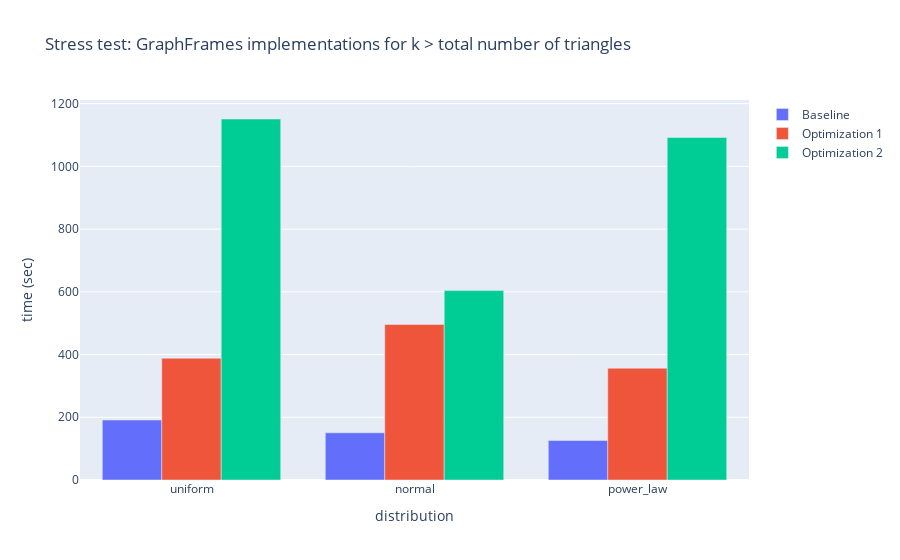

The code cell stored with this chart in its notebook:
### Code cell
# Compare baseline implementations for k> total triangles
# for Normal distribution

fig = go.Figure()


## Add Bars

# 1. graphframe_bs
fig.add_trace(go.Bar(
    x = experiments_k_large_df.loc[experiments_k_large_df["algorithm"]=="graphframe_bs", "distribution"].values,
    y = experiments_k_large_df.loc[experiments_k_large_df["algorithm"]=="graphframe_bs", "time (sec)"].values,
    name="Baseline"
))


# 2. graphframe_fast
fig.add_trace(go.Bar(
    x = experiments_k_large_df.loc[experiments_k_large_df["algorithm"]=="graphframe_fast", "distribution"].values,
    y = experiments_k_large_df.loc[experiments_k_large_df["algorithm"]=="graphframe_fast", "time (sec)"].values,
    name="Optimization 1"
))


# 3. graphframe_fast_bv
fig.add_trace(go.Bar(
    x = experiments_k_large_df.loc[experiments_k_large_df["algorithm"]=="graphframe_fast_bv", "distribution"].values,
    y = experiments_k_large_df.loc[experiments_k_large_df["algorithm"]=="graphframe_fast_bv", "time (sec)"].values,
    name="Optimization 2"
))


fig.update_layout(
    title=f"Stress test: GraphFrames implementations for k > total number of triangles",
    xaxis_title="distribution",
    yaxis_title="time (sec)",
)

fig.show()

### Figure 1 — Plotly figure (JSON) as saved in the notebook; plotly's stock layout.template omitted (floating-point values rounded to 4 significant figures)
{"data": [{"name": "Baseline", "type": "bar", "x": ["uniform", "normal", "power_law"], "y": [191.2, 150.4, 126.0]}, {"name": "Optimization 1", "type": "bar", "x": ["normal", "uniform", "power_law"], "y": [496.0, 388.3, 356.5]}, {"name": "Optimization 2", "type": "bar", "x": ["normal", "uniform", "power_law"], "y": [604.0, 1151.0, 1092.0]}], "layout": {"title": {"text": "Stress test: GraphFrames implementations for k > total number of triangles"}, "xaxis": {"title": {"text": "distribution"}}, "yaxis": {"title": {"text": "time (sec)"}}}}
